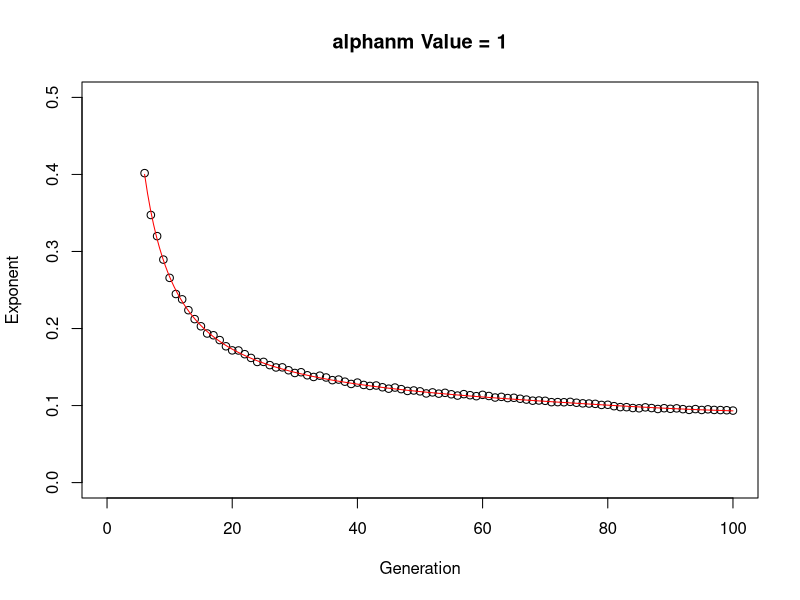
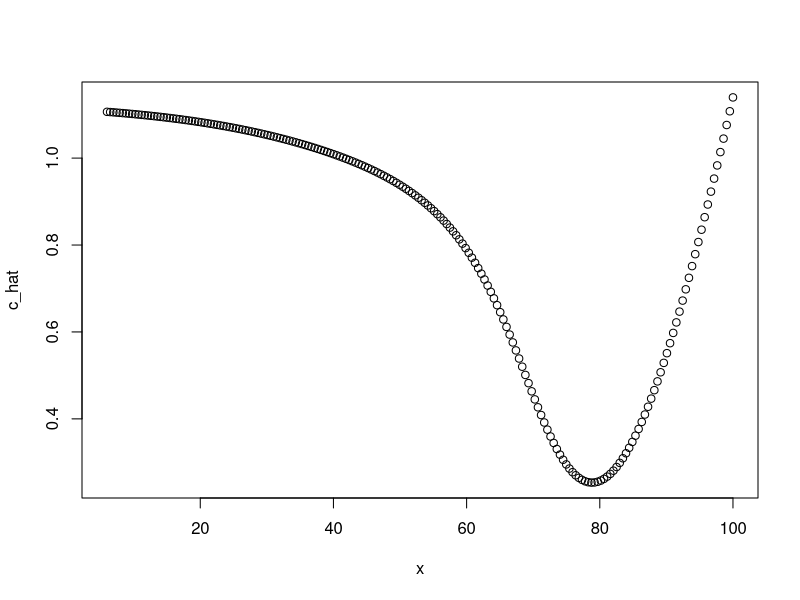
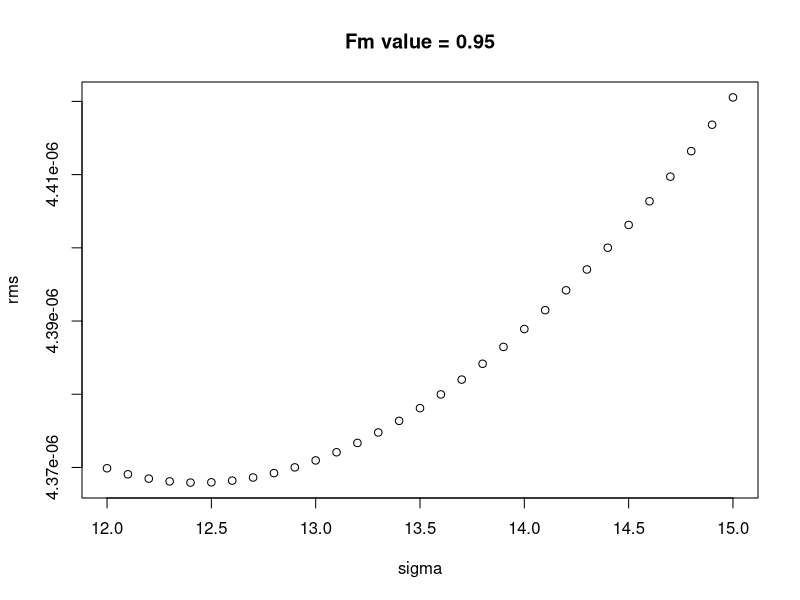

Write the R code that produced these figures, in order. (Note: a time limit stopped this script after it produced the figures.)
# Calculate sensitivities from estimated exponents

# Exponents were first estimated using "sensitivity-local-exponents.R" run on
# the lab server and saved to "estimated_exponents.csv". We try a couple of
# different approaches to estimate sensitivity with improved precision.

# Brett Melbourne
# 13 Aug 2020
#
library(scales) #for color palette

# Read in estimated exponents
exponents <- read.csv("Data/estimated_exponents.csv",as.is=TRUE)
head(exponents)

# Split the label string
par_val <- strsplit(exponents$run,"-")
par_val <- data.frame(do.call("rbind",par_val),stringsAsFactors=FALSE)
colnames(par_val) <- c("par","val")
par_val$val <- as.numeric(par_val$val)
exponents <- cbind(par_val,exponents)

# tidy form (could use tidyr::gather but hey, it will soon break)
exponents <- cbind(exponents$par,exponents$val,stack(exponents[,-(1:3)]),stringsAsFactors=FALSE)
names(exponents) <- c("par","parval","exponent","gen")
exponents$gen <- as.numeric(sub("G","",exponents$gen))
head(exponents)
names(exponents)
unique(exponents$par)
unique(exponents$parval)



# Kernel smooth of inverse generation model 
# for single combination of parameter and parameter value
p <- unique(exponents$par)[2] #parameter
pv <- 1 #parameter value
tmp <- subset(exponents,par==p & parval == pv & gen > 5 & gen < 101)
plot(NA,NA,xlim=c(0,100),ylim=c(0,0.5),type="n",
     xlab="Generation",
     ylab="Exponent",
     main=paste(p,"Value =",pv))
with(tmp,points(gen,exponent))

sigma <- 15 #window width for smoothing
x <- seq(min(tmp$gen),max(tmp$gen),length.out=200) #use for interpolated curve
#x <- tmp$gen #use for data points: y_hat
y <- x*NA
c_hat <- x*NA
for ( i in 1:length(x) ) {
    x0 <- x[i]
    w <- exp( -(abs(tmp$gen - x0)^2) / (2*sigma^2) )
    fit <- nls(exponent ~ a+b/(gen^c), start=list(a=0.07,b=1.7,c=1), data=tmp, weights=w,
               control=list(maxiter=10000,minFactor=1/(2^20),warnOnly=TRUE))
    y[i] <- coef(fit)[1]+coef(fit)[2]/(x0^coef(fit)[3])
    c_hat[i] <- coef(fit)[3]
}
lines(x,y,col="red")
#interesting to also plot the c estimates
plot(x,c_hat)


# Cross validation for best value of sigma
# We use leave one out CV because we are most interested in minimizing bias. CV
# for this smooth is neat computationally because we leave out the data point we
# want to predict and then we predict for it, and only it, saving a lot of
# computation.
# CV suggests best fit is sigma < 13 for all parameters.
p = unique(exponents$par)[3] #parameter
pv <- 0.95 #parameter value
tmp <- subset(exponents,par==p & parval == pv & gen > 5 & gen < 101)

sigma <- seq(12,15,by=0.1) #grid for sigma
rms <- rep(NA,length(sigma))
for ( i in 1:length(sigma) ) {
    print(sigma[i]) #monitoring
    n <- length(tmp$gen)
    dsq <- rep(NA,n)
    for ( j in 1:n ) {
        x0 <- tmp$gen[j]
        w <- exp( -(abs(tmp$gen[-j] - x0)^2) / (2*sigma[i]^2) )
        fit <- nls(exponent ~ a+b/(gen^c), start=list(a=0.07,b=1.7,c=1), data=tmp[-j,], weights=w,
                   control=list(maxiter=10000,minFactor=1/(2^20),warnOnly=TRUE))
        y <- coef(fit)[1]+coef(fit)[2]/(x0^coef(fit)[3])
        dsq[j] <- ( y - tmp$exponent[j] )^2
    }
    rms[i] <- sum(dsq/n)
}
plot(sigma,rms,main=paste(p,"value =",pv))
#plot(tmp$gen,sqrt(dsq)) to inspect prediction error for a single sigma value

# ---- Having investigated the kernel smooth, here's a function for it.
# Kernel smooth of inverse generation model
# df: data frame containing exponent and gen
# x: values to predict at
# sigma: window width for smoothing
#
ksmooth <- function( df, x, sigma ) {
    y <- x*NA
    starts <- list(a=0.07,b=1.7,c=1) # initial starting values
    for ( i in 1:length(x) ) {
        x0 <- x[i]
        w <- exp( -(abs(df$gen - x0)^2) / (2*sigma^2) ) #Gaussian kernel
        fit <- nls(exponent ~ a+b/(gen^c), start=starts, data=df, weights=w,
                   control=list(maxiter=10000,minFactor=1/(2^20),warnOnly=TRUE))
        starts <- list(a=coef(fit)[1],b=coef(fit)[2],c=coef(fit)[3])
        y[i] <- coef(fit)[1]+coef(fit)[2]/(x0^coef(fit)[3])
        rm(fit)
    }
    return(y)
}

# We can considerably reduce the Monte Carlo noise by smoothing the exponents
# first. We'll use the kernel smooth function we derived above.

# First compile smoothed exponents into a data frame. This will take 5 mins.
exponent_hats <- NULL
for ( p in c("alphamn","alphanm","Fm","Fn") ) {
    print(p)
    parvals <- seq(0.95,1.05,by=0.01) #need to match the simulation values
    for ( pv in parvals ) {
        tmp <- subset(exponents, par==p & parval == pv & 
                          gen > 4 & gen < 101 & !is.na(exponent))
        # Kernel smooth of inverse generation model
        x <- tmp$gen #we want to predict at each generation
        if ( p == "Fm" & pv == 0.95 ) { #this one needs more smoothing
            exponent_hat <- ksmooth(tmp,x,sigma=20) 
        } else {
            exponent_hat <- ksmooth(tmp,x,sigma=15)
        }
        n <- length(exponent_hat)
        this_set <- data.frame(par=rep(p,n),parval=rep(pv,n),exponent_hat=exponent_hat,gen=5:100)
        exponent_hats <- rbind(exponent_hats,this_set)
        rm(tmp,x,exponent_hat,n,this_set)
        print(pv)
    }
}
# save(exponent_hats,file="exponent_hats.RData")
# load("exponent_hats.RData")


# We see this has improved the noise and remains linear
# Check parameters one at a time
# require(ggplot2)
# require(dplyr)
# p <- unique(exponent_hats$par)[3]     #change 1 thru 4
# p
# exponent_hats %>%
#     filter(par==p, gen > 4, parval > 0.94, parval < 1.06) %>%
#     ggplot() +
#     geom_point(mapping = aes(x=parval,y=exponent_hat),shape=1) +
#     facet_wrap(facets = ~ gen,scales="free") +
#     theme(axis.text=element_blank(),axis.ticks=element_blank(),
#           panel.grid=element_blank())

# Figure 4
windows(6,6)
par(mar=c(4,4,0.2,0.2)) #square

# Set up colors (ggplot palette from scales package)
ggplotcols <- hue_pal(h = c(0, 360) + 15, c = 100, l = 65, h.start = 0, direction = 1)
parcols <- ggplotcols(4) #[c(3,1,2)]

# Plotting space
plot(NA,NA,xlim=c(-3,100),ylim=c(-1.25,0.5),type="n",axes=FALSE,ann=FALSE)
axis(1)
axis(2)
abline(h=0,col="gray")
box()
mtext("Generation",side=1,line=2.5)
mtext("Sensitivity of wave shape",side=2,line=2.5)

# Calculate and plot sensitivities
parnames <- c("alphamn","alphanm","Fm","Fn") #plotting order of parameters
for ( p in parnames ) {
    sensitivity <- rep(NA,100)
    for ( g in 5:100 ) {
        tmp <- subset(exponent_hats,par==p & gen == g & parval > 0.94 & parval < 1.06)
        tmp$exponent_hat <- tmp$exponent_hat/tmp$exponent_hat[tmp$parval==1]
        fit <- lm(exponent_hat~parval,data=tmp)
        sensitivity[g] <- coef(fit)["parval"]
    }
    lines(5:100,sensitivity[5:100],col=parcols[parnames==p],lwd=2)
}

# Data labels
lx <- 100
text(lx,0.45,expression(alpha[mn]),adj=1)
text(lx,0.14,expression(italic(G)[m]),adj=1)
text(lx,-0.96,expression(italic(G)[n]),adj=1)
text(lx,-1.25,expression(alpha[nm]),adj=1)

# Annotation
arrows(0,-0.2,0,-1,length=0.1)
text(-3, (-0.2 + -1)/2, "shallower",srt=90)
arrows(0,0.1,0,0.4,length=0.1)
text(-3, (0.1 + 0.4)/2, "steeper",srt=90)
